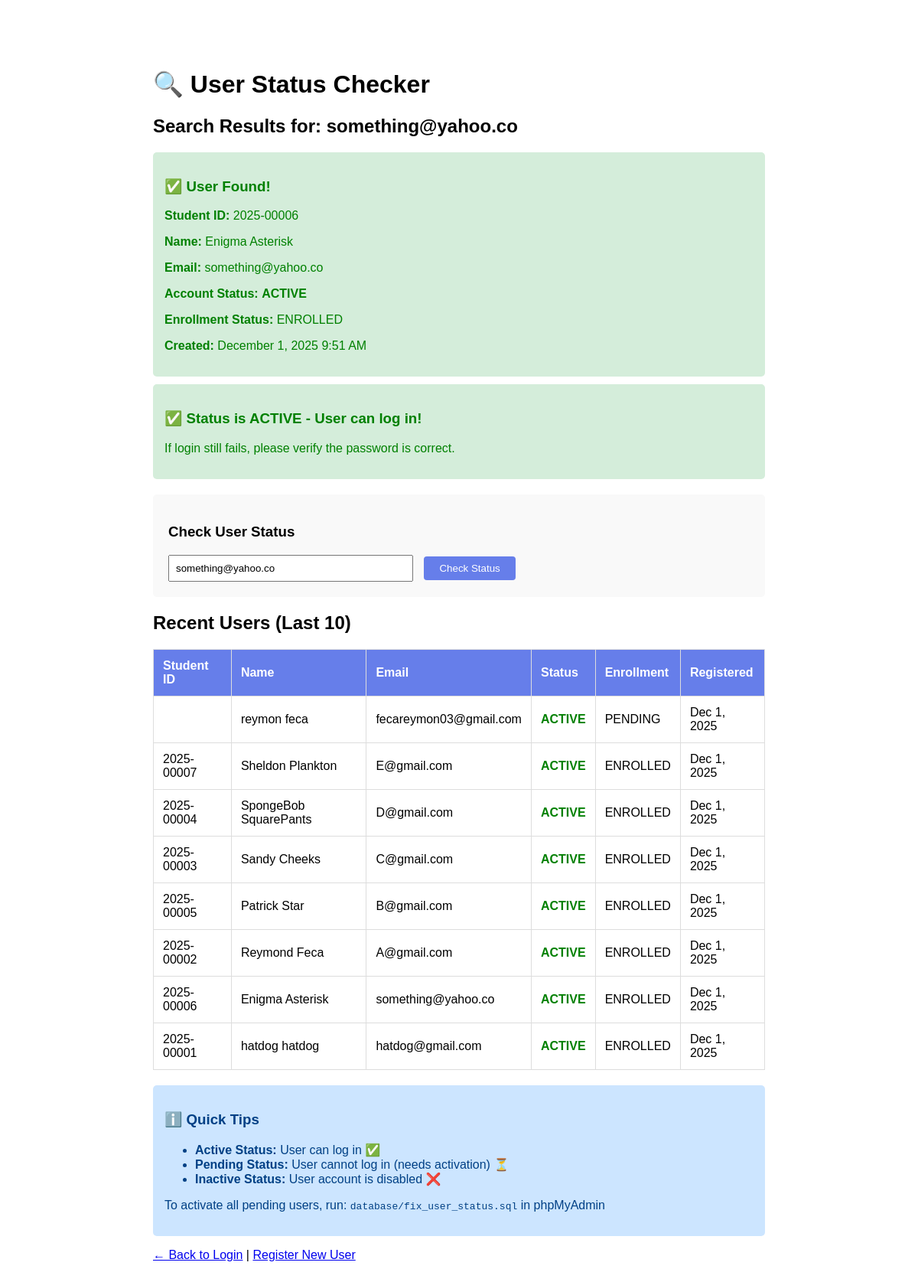
The page /check_user.php?email=something@yahoo.co on the database its author committed.
### tables this page shows
CREATE TABLE `users` (
  `id` int(11) NOT NULL,
  `student_id` varchar(20) DEFAULT NULL,
  `first_name` varchar(50) NOT NULL,
  `last_name` varchar(50) NOT NULL,
  `email` varchar(100) NOT NULL,
  `password` varchar(255) NOT NULL,
  `phone` varchar(20) DEFAULT NULL,
  `date_of_birth` date DEFAULT NULL,
  `address` text DEFAULT NULL,
  `role` enum('student','admin') DEFAULT 'student',
  `status` enum('active','inactive','pending') DEFAULT 'pending',
  `enrollment_status` enum('enrolled','pending') DEFAULT 'pending',
  `created_at` timestamp NOT NULL DEFAULT current_timestamp(),
  `updated_at` timestamp NOT NULL DEFAULT current_timestamp() ON UPDATE current_timestamp(),
  `activation_token` varchar(64) DEFAULT NULL,
  `token_expiry` datetime DEFAULT NULL,
  `is_imported` tinyint(1) DEFAULT 0,
  `imported_at` datetime DEFAULT NULL,
  `activated_at` datetime DEFAULT NULL,
  `lrn` varchar(20) DEFAULT NULL COMMENT 'Learner Reference Number',
  `occ_examinee_number` varchar(50) DEFAULT NULL COMMENT 'OCC Examinee Number',
  `middle_name` varchar(50) DEFAULT NULL,
  `sex_at_birth` enum('Male','Female') DEFAULT NULL,
  `age` int(11) DEFAULT NULL,
  `civil_status` enum('Single','Married','Widowed','Separated','Divorced') DEFAULT NULL,
  `spouse_name` varchar(100) DEFAULT NULL COMMENT 'Name of Spouse (if married)',
  `contact_number` varchar(20) DEFAULT NULL,
  `father_name` varchar(100) DEFAULT NULL,
  `father_occupation` varchar(100) DEFAULT NULL,
  `father_education` varchar(100) DEFAULT NULL COMMENT 'Father''s Highest Educational Attainment',
  `mother_maiden_name` varchar(100) DEFAULT NULL,
  `mother_occupation` varchar(100) DEFAULT NULL,
  `mother_education` varchar(100) DEFAULT NULL COMMENT 'Mother''s Highest Educational Attainment',
  `number_of_brothers` int(11) DEFAULT 0,
  `number_of_sisters` int(11) DEFAULT 0,
  `combined_family_income` varchar(50) DEFAULT NULL,
  `guardian_name` varchar(100) DEFAULT NULL COMMENT 'Name of Guardian (If Applicable)',
  `school_last_attended` varchar(150) DEFAULT NULL,
  `school_address` text DEFAULT NULL COMMENT 'Address of School Last Attended',
  `is_pwd` tinyint(1) DEFAULT 0 COMMENT 'Person with Disability',
  `hearing_disability` tinyint(1) DEFAULT 0,
  `physical_disability` tinyint(1) DEFAULT 0,
  `mental_disability` tinyint(1) DEFAULT 0,
  `intellectual_disability` tinyint(1) DEFAULT 0,
  `psychosocial_disability` tinyint(1) DEFAULT 0,
  `chronic_illness_disability` tinyint(1) DEFAULT 0,
  `learning_disability` tinyint(1) DEFAULT 0,
  `shs_track` varchar(100) DEFAULT NULL COMMENT 'Senior High School Track',
  `shs_strand` varchar(100) DEFAULT NULL COMMENT 'Senior High School Strand',
  `is_working_student` tinyint(1) DEFAULT 0,
  `employer` varchar(150) DEFAULT NULL,
  `work_position` varchar(100) DEFAULT NULL,
  `working_hours` varchar(50) DEFAULT NULL,
  `municipality_city` varchar(100) DEFAULT NULL,
  `permanent_address` text DEFAULT NULL COMMENT 'Permanent Address No. (Bldg Number, Lot No. Street)',
  `barangay` varchar(100) DEFAULT NULL,
  `preferred_program` varchar(150) DEFAULT NULL COMMENT 'Preferred degree/program course'
);

### check_user.php (the view, shortened to what this page needs)
<!DOCTYPE html>
<html>
<head>
</head>
<body>
    <h1>🔍 User Status Checker</h1>
    <?php
    $db = new Database();
    $conn = $db->getConnection();
    if (isset($_GET['email']) && !empty($_GET['email'])) {
        $email = $_GET['email'];
        $stmt = $conn->prepare('SELECT id, student_id, first_name, last_name, email, status, enrollment_status, created_at FROM users WHERE email = :email');
        $stmt->bindParam(':email', $email);
        $stmt->execute();
        $user = $stmt->fetch(PDO::FETCH_ASSOC);
        echo "<h2>Search Results for: " . htmlspecialchars($email) . "</h2>";
        if ($user) {
            $status_class = 'status-' . $user['status'];
            echo "<div class='success'>";
            echo "<h3>✅ User Found!</h3>";
            echo "<p><strong>Student ID:</strong> {$user['student_id']}</p>";
            echo "<p><strong>Name:</strong> {$user['first_name']} {$user['last_name']}</p>";
            echo "<p><strong>Email:</strong> {$user['email']}</p>";
            echo "<p><strong>Account Status:</strong> <span class='$status_class'>" . strtoupper($user['status']) . "</span></p>";
            echo "<p><strong>Enrollment Status:</strong> " . strtoupper($user['enrollment_status']) . "</p>";
            echo "<p><strong>Created:</strong> " . date('F j, Y g:i A', strtotime($user['created_at'])) . "</p>";
            echo "</div>";
            if ($user['status'] !== 'active') {
                echo "<div class='error'>";
                echo "<h3>⚠️ Login Issue Detected</h3>";
                echo "<p>This user's status is '<strong>{$user['status']}</strong>' but needs to be '<strong>active</strong>' to log in.</p>";
                echo "<p><strong>Solution:</strong> Run the SQL script at <code>database/fix_user_status.sql</code> in phpMyAdmin to activate all users.</p>";
                echo "</div>";
            } else {
                echo "<div class='success'>";
                echo "<h3>✅ Status is ACTIVE - User can log in!</h3>";
                echo "<p>If login still fails, please verify the password is correct.</p>";
                echo "</div>";
            }
        } else {
            echo "<div class='error'>";
            echo "<h3>❌ User Not Found</h3>";
            echo "<p>No user exists with email: <strong>" . htmlspecialchars($email) . "</strong></p>";
            echo "<p><strong>Solution:</strong> This user needs to register first at <a href='public/register.php'>public/register.php</a></p>";
            echo "</div>";
        }
    }
    ?>
    <form method="GET">
        <h3>Check User Status</h3>
        <input type="email" name="email" placeholder="Enter email address" required value="<?php echo isset($_GET['email']) ? htmlspecialchars($_GET['email']) : ''; ?>">
        <button type="submit">Check Status</button>
    </form>
    <h2>Recent Users (Last 10)</h2>
    <table>
        <thead>
            <tr>
                <th>Student ID</th>
                <th>Name</th>
                <th>Email</th>
                <th>Status</th>
                <th>Enrollment</th>
                <th>Registered</th>
            </tr>
        </thead>
        <tbody>
            <?php
            $stmt = $conn->query('SELECT id, student_id, first_name, last_name, email, status, enrollment_status, created_at FROM users ORDER BY created_at DESC LIMIT 10');
            $users = $stmt->fetchAll(PDO::FETCH_ASSOC);
            if (empty($users)) {
                echo "<tr><td colspan='6' style='text-align:center;'>No users found. Register the first user!</td></tr>";
            } else {
                foreach ($users as $u) {
                    $status_class = 'status-' . $u['status'];
                    echo "<tr>";
                    echo "<td>{$u['student_id']}</td>";
                    echo "<td>{$u['first_name']} {$u['last_name']}</td>";
                    echo "<td>{$u['email']}</td>";
                    echo "<td class='$status_class'>" . strtoupper($u['status']) . "</td>";
                    echo "<td>" . strtoupper($u['enrollment_status']) . "</td>";
                    echo "<td>" . date('M j, Y', strtotime($u['created_at'])) . "</td>";
                    echo "</tr>";
                }
            }
            ?>
        </tbody>
    </table>
    <div class="info">
        <h3>ℹ️ Quick Tips</h3>
        <ul>
            <li><strong>Active Status:</strong> User can log in ✅</li>
            <li><strong>Pending Status:</strong> User cannot log in (needs activation) ⏳</li>
            <li><strong>Inactive Status:</strong> User account is disabled ❌</li>
        </ul>
        <p>To activate all pending users, run: <code>database/fix_user_status.sql</code> in phpMyAdmin</p>
    </div>
    <p><a href="public/login.php">← Back to Login</a> | <a href="public/register.php">Register New User</a></p>
</body>
</html>

### check_user.php (style rules this page uses)
body { font-family: Arial, sans-serif; max-width: 800px; margin: 50px auto; padding: 20px; }
.success { color: green; background: #d4edda; padding: 15px; border-radius: 5px; margin: 10px 0; }
.info { color: #004085; background: #cce5ff; padding: 15px; border-radius: 5px; margin: 10px 0; }
table { width: 100%; border-collapse: collapse; margin: 20px 0; }
th, td { border: 1px solid #ddd; padding: 12px; text-align: left; }
th { background-color: #667eea; color: white; }
.status-active { color: green; font-weight: bold; }
form { margin: 20px 0; padding: 20px; background: #f9f9f9; border-radius: 5px; }
input[type="email"] { padding: 8px; width: 300px; margin-right: 10px; }
button { padding: 8px 20px; background: #667eea; color: white; border: none; border-radius: 4px; cursor: pointer; }

### rows shown on the page
users: student "2025-00006", first_name "Enigma", last_name "Asterisk", email "something@yahoo.co", status "ACTIVE", enrollment_status "ENROLLED", created_at "December 1, 2025 9:51 AM", created_at "Dec 1, 2025"
users: first_name "reymon", last_name "feca", email "fecareymon03@gmail.com", status "ACTIVE", enrollment_status "PENDING", created_at "Dec 1, 2025"
users: student "2025-00007", first_name "Sheldon", last_name "Plankton", email "E@gmail.com", status "ACTIVE", enrollment_status "ENROLLED", created_at "Dec 1, 2025"
users: student "2025-00004", first_name "SpongeBob", last_name "SquarePants", email "D@gmail.com", status "ACTIVE", enrollment_status "ENROLLED", created_at "Dec 1, 2025"
users: student "2025-00003", first_name "Sandy", last_name "Cheeks", email "C@gmail.com", status "ACTIVE", enrollment_status "ENROLLED", created_at "Dec 1, 2025"
users: student "2025-00005", first_name "Patrick", last_name "Star", email "B@gmail.com", status "ACTIVE", enrollment_status "ENROLLED", created_at "Dec 1, 2025"
users: student "2025-00002", first_name "Reymond", last_name "Feca", email "A@gmail.com", status "ACTIVE", enrollment_status "ENROLLED", created_at "Dec 1, 2025"
users: student "2025-00001", first_name "hatdog", last_name "hatdog", email "hatdog@gmail.com", status "ACTIVE", enrollment_status "ENROLLED", created_at "Dec 1, 2025"

### other values the page prints
$email "something@yahoo.co"
